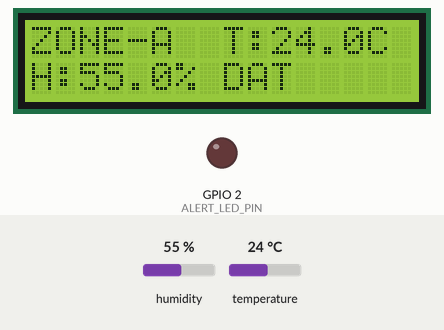
Bench run of a sketch on a simulated ESP32. On the bench: 16×2 character LCD, output pins drawn as LEDs (lit = HIGH). The test bench sets the inputs (shaded band); at power-on: humidity 55 %, temperature 24 °C. WiFi joins after 1.5 s; servers stay silent unless stated; uploads are accepted with an empty reply; what the sketch prints to the serial monitor is not drawn.

Above: at 3.4 s.
3.5 s: humidity set to 22 %
At 4.62 s:
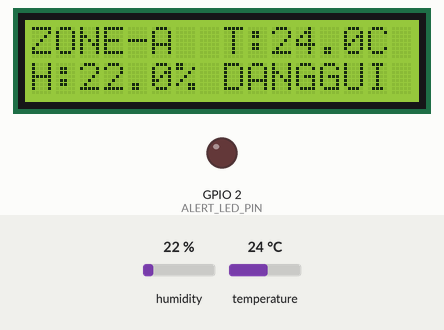
6.4 s: temperature set to 12 °C
At 7.7 s:
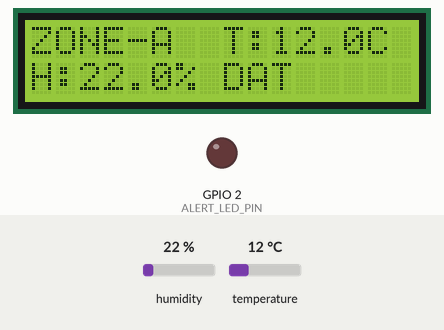
9.3 s: humidity set to 40 %
At 12.3 s:
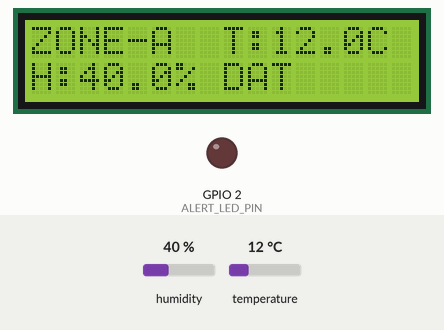
13.2 s: temperature set to 19 °C
At 14.9 s:
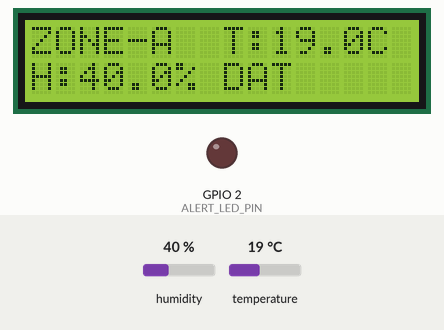
Timing chart, 0 to 16.4 s (numbered marks = the images above; inputs shaded):
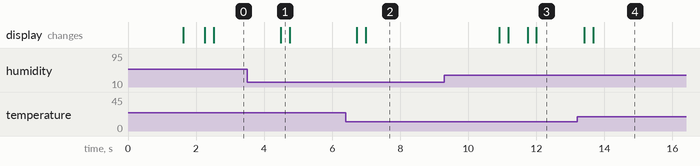

The sketch:

esp32_dht22_hona_warehouse.ino
```cpp
#include <WiFi.h>
#include <HTTPClient.h>
#include <WiFiClientSecure.h>
#include <Wire.h>
#include <LiquidCrystal_I2C.h>
#include "DHT.h"

// ================= CẤU HÌNH WOKWI WIFI =================
const char* WIFI_SSID = "Wokwi-GUEST";
const char* WIFI_PASS = "";

// ================= CẤU HÌNH BACKEND (CHỈ ĐỔI DÒNG NÀY GIỮA LOCAL & RENDER) =================
// 1. Khi chạy LOCAL: mở tunnel bằng lệnh:
//    cloudflared tunnel --url http://localhost:8080
//    rồi dán URL https://xxxx.trycloudflare.com vào đây (KHÔNG có dấu / ở cuối).
// 2. Khi deploy RENDER: đổi thành https://<ten-backend-cua-ban>.onrender.com
const char* SERVER_BASE_URL = "http://asafp-171-247-169-5.run.pinggy-free.link";

// Khớp với biến môi trường IOT_INGEST_KEY trong Backend (mặc định dev: hona-iot-dev-key-2026)
const char* IOT_INGEST_KEY = "hona-iot-dev-key-2026";

// ================= CẤU HÌNH KHO & CẢM BIẾN =================
const int HUB_ID = 2;
const char* ZONE_CODE = "ZONE-A";
const char* DEVICE_ID = "WOKWI-ESP32-DHT22-01";

#define DHTPIN 15
#define DHTTYPE DHT22
#define ALERT_LED_PIN 2
#define BUZZER_PIN 4

DHT dht(DHTPIN, DHTTYPE);
LiquidCrystal_I2C lcd(0x27, 16, 2);

unsigned long lastReadMs = 0;
unsigned long lastSendMs = 0;
unsigned long lastBeepMs = 0;
const unsigned long READ_INTERVAL_MS = 250;
const unsigned long MIN_CHANGE_SEND_MS = 800;
const unsigned long HEARTBEAT_INTERVAL_MS = 4000;
float lastSentTemp = -999.0;
float lastSentHum = -999.0;
bool isAlertActive = false;

void updateLcdDisplay(float temp, float hum, bool alert, const char* statusText) {
  lcd.setCursor(0, 0);
  char line1[17];
  snprintf(line1, sizeof(line1), "%-7s T:%4.1fC ", ZONE_CODE, temp);
  lcd.print(line1);

  lcd.setCursor(0, 1);
  char line2[17];
  snprintf(line2, sizeof(line2), "H:%4.1f%% %-7s", hum, alert ? "CANHBAO" : statusText);
  lcd.print(line2);
}

void setup() {
  Serial.begin(115200);
  pinMode(ALERT_LED_PIN, OUTPUT);
  pinMode(BUZZER_PIN, OUTPUT);
  digitalWrite(ALERT_LED_PIN, LOW);
  noTone(BUZZER_PIN);

  Wire.begin(21, 22);
  lcd.init();
  lcd.backlight();
  lcd.setCursor(0, 0);
  lcd.print("HONA FRESH KHO");
  lcd.setCursor(0, 1);
  lcd.print("Dang ket noi...");

  dht.begin();
  WiFi.mode(WIFI_STA);
  WiFi.begin(WIFI_SSID, WIFI_PASS, 6); // Channel 6 giup Wokwi-GUEST ket noi tuc thi
  Serial.print("Dang ket noi WiFi Wokwi");
  int wifiTries = 0;
  while (WiFi.status() != WL_CONNECTED && wifiTries < 25) {
    delay(300);
    Serial.print(".");
    wifiTries++;
  }
  if (WiFi.status() == WL_CONNECTED) {
    Serial.println("\nWiFi da ket noi! IP: " + WiFi.localIP().toString());
    lcd.clear();
    lcd.setCursor(0, 0);
    lcd.print("WiFi Connected!");
    lcd.setCursor(0, 1);
    lcd.print(ZONE_CODE);
    delay(600);
  } else {
    Serial.println("\nCho WiFi cham, se thu lai trong loop...");
  }
}

void loop() {
  unsigned long now = millis();

  // Phát tiếng còi bíp ngắt quãng khi đang ở trạng thái báo động
  if (isAlertActive) {
    if (now - lastBeepMs >= 700) {
      lastBeepMs = now;
      tone(BUZZER_PIN, 2200, 250);
    }
  } else {
    noTone(BUZZER_PIN);
  }

  if (now - lastReadMs < READ_INTERVAL_MS) {
    delay(50);
    return;
  }
  lastReadMs = now;

  float temperature = dht.readTemperature();
  float humidity = dht.readHumidity();

  if (isnan(temperature) || isnan(humidity)) {
    Serial.println("Loi doc cam bien DHT22!");
    lcd.setCursor(0, 1);
    lcd.print("Loi cam bien!   ");
    return;
  }

  // Chỉ gửi khi thay đổi (cách lần trước >= 2s) hoặc đến chu kỳ 5s
  bool changed = (fabs(temperature - lastSentTemp) >= 0.2) || (fabs(humidity - lastSentHum) >= 1.0);
  bool canSendChange = changed && (now - lastSendMs >= MIN_CHANGE_SEND_MS);
  bool canSendHeartbeat = (now - lastSendMs >= HEARTBEAT_INTERVAL_MS);
  if (!canSendChange && !canSendHeartbeat) {
    updateLcdDisplay(temperature, humidity, isAlertActive, isAlertActive ? "CANHBAO" : "DAT    ");
    return;
  }
  lastSendMs = now;

  // Hiển thị ngay giá trị thực tế lên LCD
  updateLcdDisplay(temperature, humidity, isAlertActive, "DANGGUI");

  if (WiFi.status() != WL_CONNECTED) {
    Serial.println("Mat ket noi WiFi, dang thu ket noi lai...");
    WiFi.reconnect();
    updateLcdDisplay(temperature, humidity, isAlertActive, "NO-WIFI");
    return;
  }

  String endpoint = String(SERVER_BASE_URL) + "/api/v1/iot/warehouse-telemetry";
  String payload = "{";
  payload += "\"hubId\":" + String(HUB_ID) + ",";
  payload += "\"zoneCode\":\"" + String(ZONE_CODE) + "\",";
  payload += "\"deviceId\":\"" + String(DEVICE_ID) + "\",";
  payload += "\"source\":\"WOKWI\",";
  payload += "\"temperature\":" + String(temperature, 1) + ",";
  payload += "\"humidity\":" + String(humidity, 1);
  payload += "}";

  Serial.println("Gui du lieu: " + payload);

  int httpCode = -1;
  String response = "";

  // Thu gui toi da 2 lan; tu dong chon HTTP hoac HTTPS theo SERVER_BASE_URL
  bool isHttps = String(SERVER_BASE_URL).startsWith("https://");
  for (int attempt = 0; attempt < 2; attempt++) {
    HTTPClient http;
    http.setConnectTimeout(15000);
    http.setTimeout(15000);
    http.setReuse(false);

    if (isHttps) {
      WiFiClientSecure* secureClient = new WiFiClientSecure();
      if (!secureClient) break;
      secureClient->setInsecure();
      secureClient->setHandshakeTimeout(20);
      if (http.begin(*secureClient, endpoint)) {
        http.addHeader("Content-Type", "application/json");
        http.addHeader("Connection", "close");
        http.addHeader("X-IOT-KEY", IOT_INGEST_KEY);
        httpCode = http.POST(payload);
        response = httpCode > 0 ? http.getString() : http.errorToString(httpCode);
        http.end();
      }
      secureClient->stop();
      delete secureClient;
    } else {
      WiFiClient plainClient;
      if (http.begin(plainClient, endpoint)) {
        http.addHeader("Content-Type", "application/json");
        http.addHeader("Connection", "close");
        http.addHeader("X-IOT-KEY", IOT_INGEST_KEY);
        httpCode = http.POST(payload);
        response = httpCode > 0 ? http.getString() : http.errorToString(httpCode);
        http.end();
      }
      plainClient.stop();
    }

    if (httpCode > 0) break;
    delay(600);
  }

  Serial.printf("HTTP %d -> %s\n", httpCode, response.c_str());

  if (httpCode == 200) {
    lastSentTemp = temperature;
    lastSentHum = humidity;
  }

  // Bat LED + Coi bao dong neu server tra ve "alert":true
  if (httpCode == 200 && response.indexOf("\"alert\":true") >= 0) {
    isAlertActive = true;
    digitalWrite(ALERT_LED_PIN, HIGH);
    updateLcdDisplay(temperature, humidity, true, "CANHBAO");
  } else if (httpCode == 200) {
    isAlertActive = false;
    digitalWrite(ALERT_LED_PIN, LOW);
    noTone(BUZZER_PIN);
    updateLcdDisplay(temperature, humidity, false, "DAT    ");
  } else {
    updateLcdDisplay(temperature, humidity, isAlertActive, "ERR-API");
  }
}
```

Measured:
- after the input at 3.5 s, the display: changes after 0.99 s (image 1)
- after the input at 6.4 s, the display: first changes after 0.32 s (image 2 shows a later state)
- after the input at 9.3 s, the display: first differs from a run without the input after 1.9 s (image 3)
- after the input at 13.2 s, the display: first changes after 0.22 s (image 4 shows a later state)
